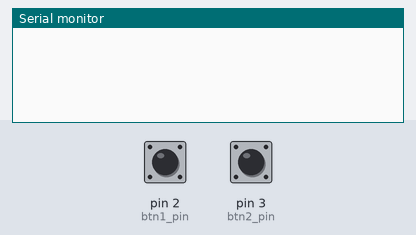
This sketch was run on a simulated Arduino Uno, built with avr-gcc and run on an emulated ATmega328P. Parts: the last lines printed to the serial monitor. Inputs (shaded band) come from the test bench; at power-on: pin 2 (btn1_pin) LOW, pin 3 (btn2_pin) LOW.

Above: at 1.2 s.
1.3 s: pin 2 (btn1_pin) pulled HIGH for 0.15 s
At 2.5 s:
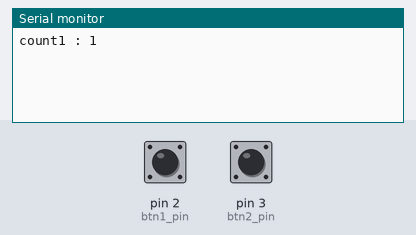
2.9 s: pin 3 (btn2_pin) pulled HIGH for 0.15 s
At 3.4 s:
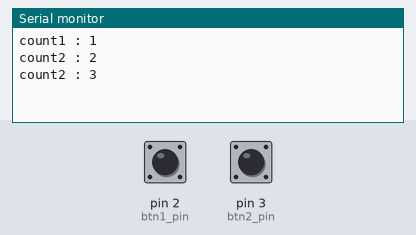
4.5 s: pin 2 (btn1_pin) pulled HIGH for 1 s
At 5.1 s:
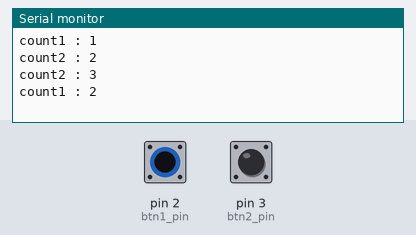
7.0 s: pin 3 (btn2_pin) pulled HIGH for 1 s
At 9.0 s:
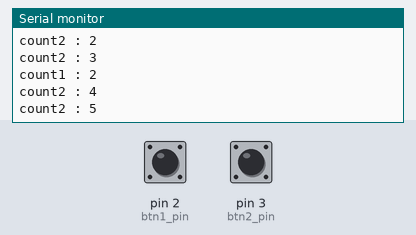
Timing chart, 0 to 10.5 s (numbered marks = the images above; inputs shaded):
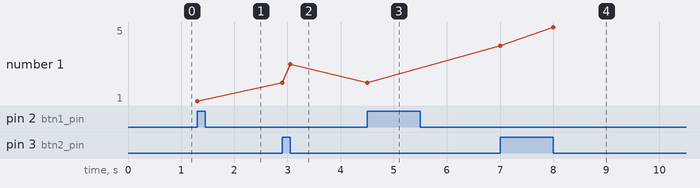

Measured:
- after the input at 1.3 s, the serial monitor: prints a new line at once (image 1)
- after the input at 2.9 s, the serial monitor: prints a new line at once (image 2)
- after the input at 4.5 s, the serial monitor: prints a new line at once (image 3)
- after the input at 7.0 s, the serial monitor: prints a new line at once (image 4)
- plotted number 1: 1 → 3 after the input at 2.9 s, 2 → 5 after the input at 7.0 s

The sketch:

interrupt.ino
```cpp
int btn1_pin = 2;
int btn2_pin = 3;

volatile int count1 = 0;
volatile int count2 = 1;

void setup() {
  Serial.begin(9600);
  pinMode(btn1_pin, INPUT);
  pinMode(btn2_pin, INPUT);

  attachInterrupt(0, btn1ISR, RISING);
  attachInterrupt(1, btn2ISR, CHANGE);
}

void loop() {
  delay(1000);
}

void btn1ISR() {
  count1 += 1;
  Serial.print("count1 : ");
  Serial.println(count1);
}

void btn2ISR() {
  count2 += 1;
  Serial.print("count2 : ");
  Serial.println(count2);
}
```
